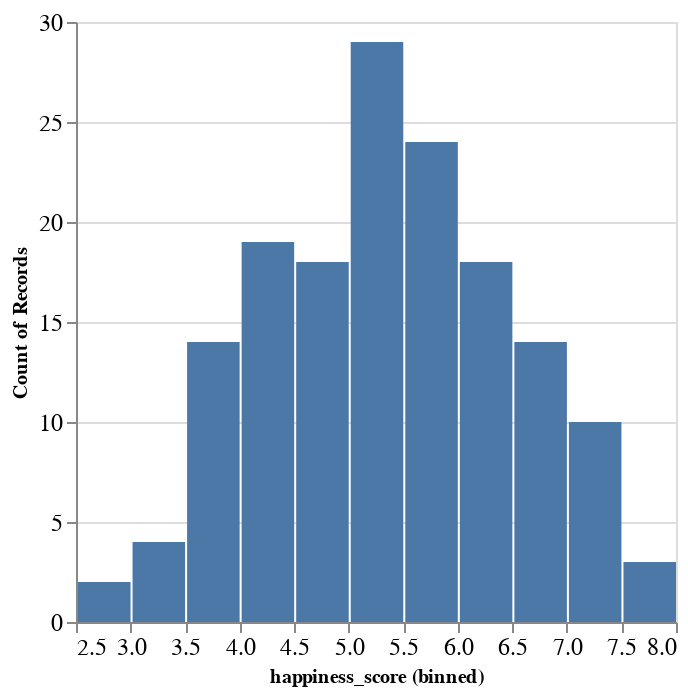

Source (notebook cell):
### Markdown cell above
## Visualizing `happiness_report_metadata.csv` DF using Altair's `mark_bar` function

### Code cell
plot = alt.Chart(happiness_report_metadata).mark_bar().encode(
  x=alt.X("happiness_score").title("happiness_score (binned)").bin(),
  y=alt.Y("count()").title("Count of Records")
).configure_axis(
  labelFontSize=12,
  titleFontSize=10,
)
plot

### Figure 1 — Vega-Lite specification as saved in the notebook (floating-point values rounded to 4 significant figures; data arrays with more than 128 entries replaced by an {"elided": "..."} marker saying what was removed)
{"config": {"view": {"continuousWidth": 300, "continuousHeight": 300}, "axis": {"labelFontSize": 12, "titleFontSize": 10}}, "data": {"name": "data-5da5b433c3126d3312a0afc59aed4745"}, "mark": {"type": "bar"}, "encoding": {"x": {"bin": {}, "field": "happiness_score", "title": "happiness_score (binned)", "type": "quantitative"}, "y": {"aggregate": "count", "title": "Count of Records", "type": "quantitative"}}, "$schema": "https://vega.github.io/schema/vega-lite/v5.20.1.json", "datasets": {"data-5da5b433c3126d3312a0afc59aed4745": {"elided": "155 records"}}}
